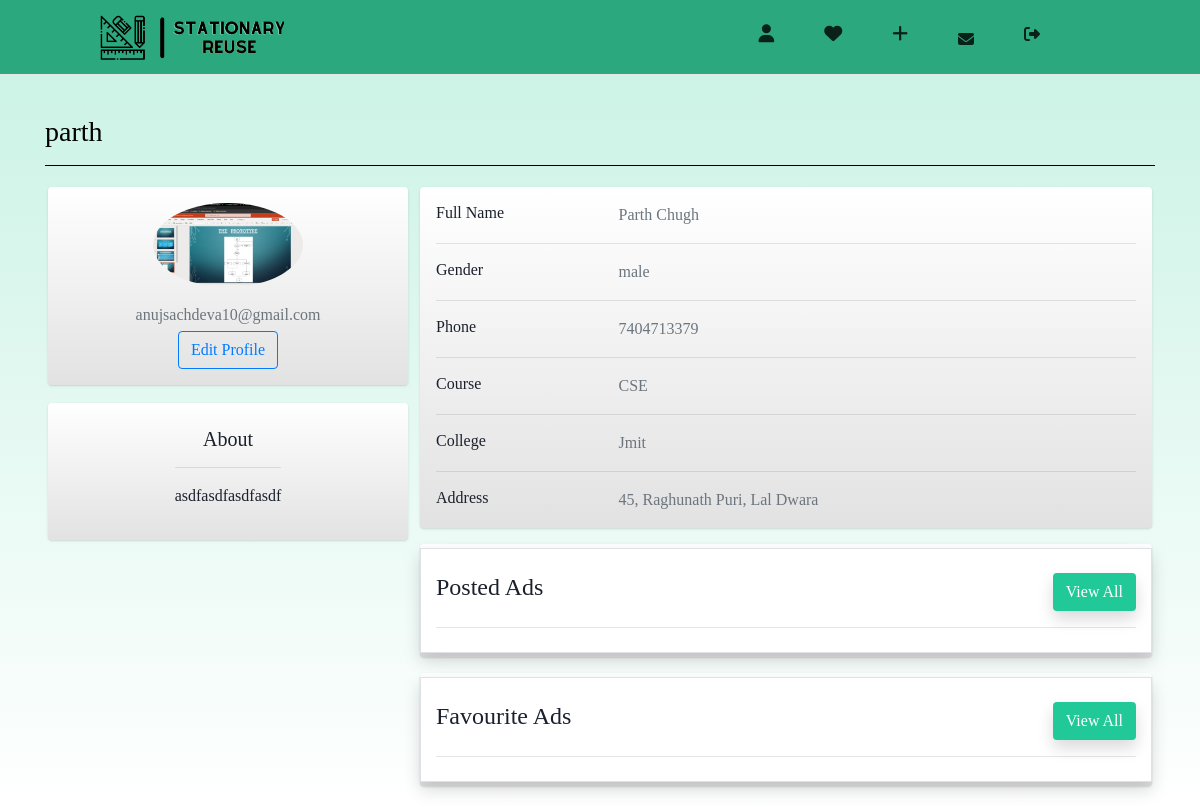
The app's page /profile/parth/ (signed in) with its own data.
### myapp/models.py (models this page shows, shortened)
class UserInfoModel(models.Model):
    user = models.OneToOneField(User, on_delete=models.CASCADE, related_name="child_user")
    profile_pic = models.ImageField(upload_to="photos/userprofilepics", blank=True)
    description = models.CharField(max_length=250, blank=True)
    phone_number = models.PositiveSmallIntegerField(null=True)
    college = models.CharField(max_length=40, blank=True)
    branch = models.CharField(max_length=40, blank=True)
    address = models.CharField(max_length=50, blank=True)
    gender = models.CharField(max_length=10, default="", blank=True, null=True)

### myapp/views.py (the view)
# urls.py: path('<str:username>/', views.UserProfileView, name="profile"),
@login_required
def UserProfileView(request, username):
    profile_user = User.objects.get(username=username)  #The user whose profile is to be viewed can be the current user or any other user.
    info = UserInfoModel.objects.get(user=profile_user)
    var_dict = {"profile_user": profile_user, "info": info}
    return render(request, "myapp/profile.html", context=var_dict)

### templates/myapp/profile.html (shortened to what this page needs)
<!DOCTYPE html>
{% load static %}
<html lang="en">
    <head>
        <link rel="stylesheet" href="https://maxcdn.bootstrapcdn.com/font-awesome/4.7.0/css/font-awesome.min.css">
        <link rel="stylesheet" href="https://cdn.jsdelivr.net/npm/bootstrap@4.5.3/dist/css/bootstrap.min.css">
        <link rel="stylesheet" href="{% static "myapp/css/profile.css" %}">
        <link rel="stylesheet" href="{% static "myapp/css/navigation.css" %}">
        <link rel="stylesheet" href="{% static "myapp/css/footer.css" %}">
        <link rel="stylesheet" href="{% static "myapp/css/home.css" %}">
    </head>
    <body>
      <nav class="navigation">
        <div class="navigation__column">
          <a href="{% url "loginhome" username=user.username %}">
                <img src="{% static "myapp/images/logo.png" %}" />
            </a>
        </div>
        <div class="navigation__column">
            <ul class="navigations__links">
                {% if user.is_authenticated %}
                    <li class="navigation__list-item">
                        <a href="{% url "user:profile" username=user.username %}" class="navigation__link">
                            <i class="fa fa-user"></i>
                        </a>
                    </li>
                    <li class="navigation__list-item">
                      <a href="{% url "favourites" username=user.username %}" class="navigation__link">
                            <i class="fa fa-heart"></i>
                        </a>
                    </li>
                    <li class="navigation__list-item">
                        <a href="{% url "postad" username=user.username %}" class="navigation__link">
                            <i class="fa fa-plus"></i>
                        </a>
                    </li>
                    <li class="navigation__list-item" style="padding-top: 5px">
                      <a href="{% url "chat:message_inbox" %}" class="navigation__link">
                          <i class="fa-solid fa-envelope"></i>
                      </a>
                    </li>
                    <li class="navigation__list-item">
                        <a href="{% url "user_logout" %}" class="navigation__link">
                          <i class="fas fa-sign-out-alt"></i>
                        </a>
                    </li>
                {% endif %}
            </ul>
        </div>
    </nav>
    <div class="container">
      <div class="row">
        <div class="col-12">
          <h3>{{profile_user.username}}</h3>
          <hr color="black">
        </div>
      </div>
        <div class="main-body">
              <div class="row gutters-sm">
                <div class="col-md-4 mb-3">
                  <div class="card">
                    <div class="card-body">
                      <div class="d-flex flex-column align-items-center text-center">
                        {% if info.profile_pic %}
                          <img src="{{info.profile_pic.url}}" alt="Admin" class="rounded-circle" width="150">
                        {% else %}
                          <img src="{% static "myapp/images/avatar.svg" %}" alt="Admin" class="rounded-circle" width="150">
                        {% endif %}
                        <div class="mt-3">
                          <p class="text-secondary mb-1">{{profile_user.email}}</p>
                        {% if user.username == profile_user.username %}
                          <a href="{% url "user:edit_profile" username=user.username %}" class="btn btn-outline-primary">Edit Profile</a>
                        {% else %}
                          <a href="{% url 'chat:text_person' receiver_id=profile_user.pk %}" class="btn btn-outline-primary">Message</a>
                        {% endif %}
                        </div>
                      </div>
                    </div>
                  </div>
                  <div style="padding-top:5%">
                    <div class="card">
                      <div class="card-body">
                        <div class="d-flex flex-column align-items-center text-center">
                              <div class="mt-2">
                                  <h5>About</h5>
                                  <hr>
                                  <p>{{info.description}}</p>
                              </div>
                        </div>
                      </div>
                    </div>
                  </div>
                </div>
                <div class="col-md-8">
                  <div class="card mb-3">
                    <div class="card-body">
                      <div class="row">
                        <div class="col-sm-3">
                          <h6 class="mb-0">Full Name</h6>
                        </div>
                        <div class="col-sm-9 text-secondary">
                          {{profile_user.get_full_name}}
                        </div>
                      </div>
                      <hr>
                      <div class="row">
                        <div class="col-sm-3">
                          <h6 class="mb-0">Gender</h6>
                        </div>
                        <div class="col-sm-9 text-secondary">
                          {{info.gender}}
                        </div>
                      </div>
                      <hr>
                      <div class="row">
                        <div class="col-sm-3">
                          <h6 class="mb-0">Phone</h6>
                        </div>
                        <div class="col-sm-9 text-secondary">
                          {{info.phone_number}}
                        </div>
                      </div>
                      <hr>
                      <div class="row">
                        <div class="col-sm-3">
                          <h6 class="mb-0">Course</h6>
                        </div>
                        <div class="col-sm-9 text-secondary">
                            {{info.branch|upper}}
                        </div>
                      </div>
                      <hr>
                      <div class="row">
                        <div class="col-sm-3">
                          <h6 class="mb-0">College</h6>
                        </div>
                        <div class="col-sm-9 text-secondary">
                            {{info.college|title}}
                        </div>
                      </div>
                      <hr>
                      <div class="row">
                        <div class="col-sm-3">
                          <h6 class="mb-0">Address</h6>
                        </div>
                        <div class="col-sm-9 text-secondary">
                          {{info.address}}
                        </div>
                      </div>
                    </div>
                  </div>
                    <div class="col-md-14">
                        <div class="card mb-3">
                            <div class="container-fluid bg-white my-1 py-2 border shadow">
                                <div class="row pt-3">
                                    <div class="col">
                                        <h4>Posted Ads</h4>
                                    </div>
                                    <div class="col col-sm-4 view-btn">
                                        <div>
                                          <a class="btn shadow" style="background-color: #20c997; color:white" href="{% url "postedads" username=user.username %}" class="navigation__link">View All</a>
                                        </div>
                                    </div>
                                </div>
                                <hr>
                            </div>
                        </div>
                    </div>
                    {% if user.username == profile_user.username %}
                    <div class="col-md-14">
                        <div class="card mb-3">
                            <div class="container-fluid bg-white my-1 py-2 border shadow">
                                <div class="row pt-3">
                                    <div class="col">
                                        <h4>Favourite Ads</h4>
                                    </div>
                                    <div class="col col-sm-4 view-btn">
                                        <div>
                                            <a class="btn shadow" style="background-color: #20c997; color:white" href="{% url "favourites" username=user.username %}" class="navigation__link">View All</a>
                                        </div>
                                    </div>
                                </div>
                                <hr>
                            </div>
                        </div>
                    </div>
                    {% endif %}
                </div>
            </div>
        </div>
      </div>
</body>
</html>

### static/myapp/css/profile.css (style rules this page uses)
body { margin-top:0; color: #1a202c; text-align: left; background-color: #c7f2e3; background-image: linear-gradient(to top, #FFFFFF, #c7f2e3); }
.main-body { padding: 5px; }
.card { box-shadow: 0 1px 3px 0 rgba(0,0,0,.1), 0 1px 2px 0 rgba(0,0,0,.06); }
.card { position: relative; display: flex; flex-direction: column; min-width: 0; word-wrap: break-word; background-color: #f5f5f5; background-image: linear-gradient(to bottom, #FFFFFF, #e2e2e2); ; background-clip: border-box; border: 0 solid rgba(0,0,0,.125); border-radius: .25rem; }
.card-body { flex: 1 1 auto; min-height: 1px; padding: 1rem; }
.gutters-sm { margin-right: -8px; margin-left: -8px; }
.gutters-sm>.col, .gutters-sm>[class*=col-] { padding-right: 6px; padding-left: 6px; }
.mb-3, .my-3 { margin-bottom: 1rem!important; }
h3 { color: black; }

### static/myapp/css/navigation.css (style rules this page uses)
.navigation { height: 75px; background-color: #2ca87f; border-bottom: 1px solid #e6e6e6; display: flex; align-items: center; justify-content: space-between; padding: 0 100px; margin-bottom: 40px; }
.navigation .navigation__column:first-child img { height: 45px; }
.navigation .navigations__links { display: flex; padding: 50px; list-style-type: none; }
.navigation .navigation__list-item { margin-left: 30px; margin-top: 15px; padding: 0 10px; opacity: 0; animation: slideNavLink 0.5s ease-out forwards; }
.navigation .navigation__list-item:nth-child(2) { animation-delay: 0.2s; }
.navigation .navigation__list-item:last-child { animation-delay: 0.3s; }
.navigation__link { color: rgba(0, 0, 0, 0.8); font-size: 18px; }
.navigation__column { position: relative; }

### static/myapp/css/footer.css (style rules this page uses)
body { margin: 0; padding: 0; }

### static/myapp/css/home.css (style rules this page uses)
* { margin: 0; padding: 0; box-sizing: border-box; font-family: 'Acme';font-size: 16px; }
body { background-color: rgb(0,204,170,0.2); }
.view-btn { display: flex; justify-content: flex-end; }

### records on screen
UserInfoModel: profile_pic (picture), description "asdfasdfasdfasdf", gender "male", phone_number "7404713379", branch "CSE", college "Jmit", address "45, Raghunath Puri, Lal Dwara"

### other values on screen
{{ profile_user.username }} "parth"
{{ profile_user.email }} "anujsachdeva10@gmail.com"
{{ profile_user.get_full_name }} "Parth Chugh"
